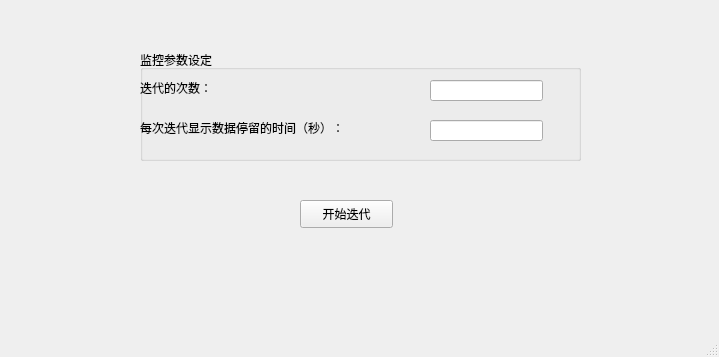
<?xml version="1.0" encoding="UTF-8"?>
<ui version="4.0">
 <class>BeforeRun</class>
 <widget class="QMainWindow" name="BeforeRun">
  <property name="geometry">
   <rect>
    <x>0</x>
    <y>0</y>
    <width>719</width>
    <height>357</height>
   </rect>
  </property>
  <property name="windowTitle">
   <string>MainWindow</string>
  </property>
  <widget class="QWidget" name="centralwidget">
   <widget class="QGroupBox" name="groupBox">
    <property name="geometry">
     <rect>
      <x>140</x>
      <y>50</y>
      <width>441</width>
      <height>111</height>
     </rect>
    </property>
    <property name="title">
     <string>监控参数设定</string>
    </property>
    <widget class="QLabel" name="label_2">
     <property name="geometry">
      <rect>
       <x>0</x>
       <y>30</y>
       <width>161</width>
       <height>16</height>
      </rect>
     </property>
     <property name="text">
      <string>迭代的次数：</string>
     </property>
    </widget>
    <widget class="QLabel" name="label_3">
     <property name="geometry">
      <rect>
       <x>0</x>
       <y>70</y>
       <width>261</width>
       <height>16</height>
      </rect>
     </property>
     <property name="text">
      <string>每次迭代显示数据停留的时间（秒）：</string>
     </property>
    </widget>
    <widget class="QLineEdit" name="lineEdit_2">
     <property name="geometry">
      <rect>
       <x>290</x>
       <y>30</y>
       <width>113</width>
       <height>21</height>
      </rect>
     </property>
    </widget>
    <widget class="QLineEdit" name="lineEdit_3">
     <property name="geometry">
      <rect>
       <x>290</x>
       <y>70</y>
       <width>113</width>
       <height>21</height>
      </rect>
     </property>
    </widget>
   </widget>
   <widget class="QPushButton" name="pushButton">
    <property name="geometry">
     <rect>
      <x>300</x>
      <y>200</y>
      <width>93</width>
      <height>28</height>
     </rect>
    </property>
    <property name="text">
     <string>开始迭代</string>
    </property>
   </widget>
  </widget>
  <widget class="QMenuBar" name="menubar">
   <property name="geometry">
    <rect>
     <x>0</x>
     <y>0</y>
     <width>719</width>
     <height>26</height>
    </rect>
   </property>
  </widget>
  <widget class="QStatusBar" name="statusbar"/>
 </widget>
 <resources/>
 <connections/>
</ui>
